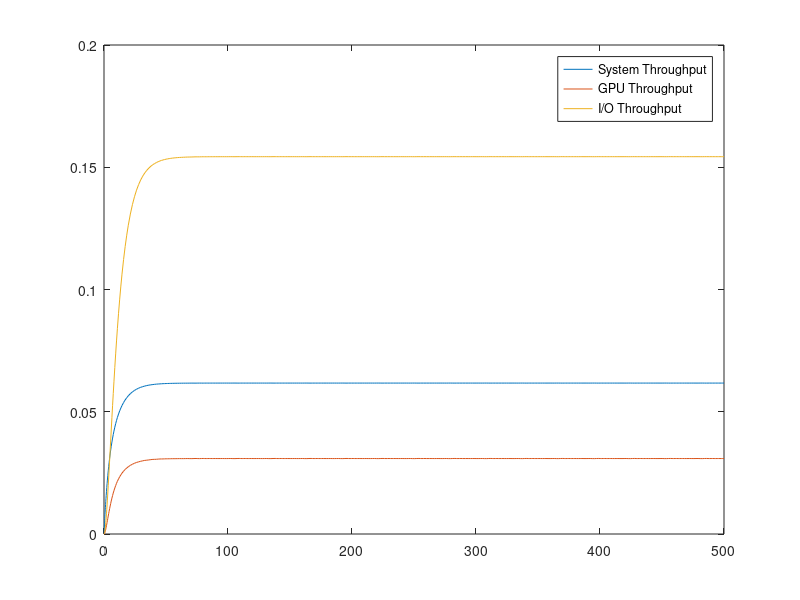

Write MATLAB code to recreate this figure.
clc
clear all
format long

Q = [-1/10,         1/10,              0,          0;   % Idle
      1/50,   -1/50-1/20-1/10,       1/10,       1/20;  % CPU
         0,         1/5,            -1/5,          0;   % I/O
         0,         1/2,               0,       -1/2];  % GPU

p0 = [1, 0, 0, 0];

Qi = Q;
Qi(:,1) = ones(4,1);
pi = p0 * inv(Qi);

alpha = [0.1, 2, 0.5, 10]; 
[t, sol] = ode45(@(t,x) Q'*x, [0 500], p0');
plot(t, sol, "-");
legend("Idle", "CPU", "I/O", "GPU");

% State rewards evolution
plot(t, sol*alpha', "-");
legend("State rewards evolution");


% Utilization
alpha_utilization = [0, 1, 1, 1];  
U = sum(pi*alpha_utilization');


% System Throughput
e_X_s = [0, 0, 0, 0;   % idle
         1, 0, 0, 0;   % cpu
         0, 0, 0, 0;   % i/o
         0, 0, 0, 0];  % gpu

X_system = 0;
for i = 1:4
    temp = 0;
    for j = 1:4
        if i ~= j
            temp = temp + Q(i,j) * e_X_s(i,j);
        end
    end
    X_system = X_system + pi(i) * temp;
end


% GPU Throughput
e_X_g = [0, 0, 0, 0;   % idle
         0, 0, 0, 0;   % cpu
         0, 0, 0, 0;   % i/o
         0, 1, 0, 0];  % gpu

X_gpu = 0;
for i = 1:4
    temp = 0;
    for j = 1:4
        if i ~= j
            temp = temp + Q(i,j) * e_X_g(i,j);
        end
    end
    X_gpu = X_gpu + pi(i) * temp;
end


% I/O Throughput
e_X_io = [0, 0, 0, 0;   % idle
          0, 0, 0, 0;   % cpu
          0, 1, 0, 0;   % i/o
          0, 0, 0, 0];  % gpu

X_io = 0;
for i = 1:4
    temp = 0;
    for j = 1:4
        if i ~= j
            temp = temp + Q(i,j) * e_X_io(i,j);
        end
    end
    X_io = X_io + pi(i) * temp;
end

plot(t, sol*(pi*e_X_s')', t, sol*(pi*e_X_g')', t, sol*(pi*e_X_io')');
legend("System Throughput", "GPU Throughput", "I/O Throughput");